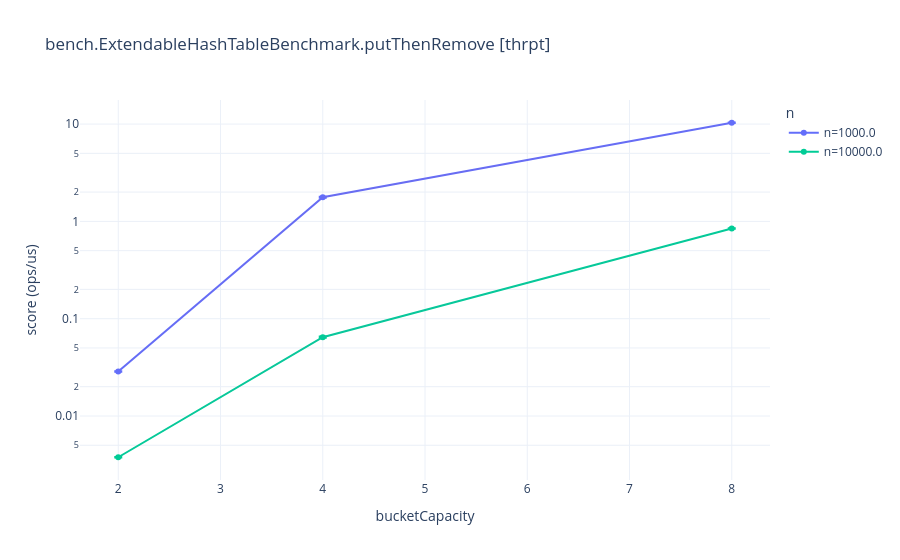

The notebook cell saved with this chart:
### Markdown cell above
### bench.ExtendableHashTableBenchmark.putThenRemove
**mode**: `thrpt`

### Code cell
g = df[(df['benchmark'] == "bench.ExtendableHashTableBenchmark.putThenRemove") & (df['mode'] == "thrpt")].copy()
fig, x_param, series_param, varying = build_chart(g, "bench.ExtendableHashTableBenchmark.putThenRemove [thrpt]")
fig.show()
table_cols = ['benchmark', 'mode'] + [c for c in param_cols if c in g.columns] + ['score', 'scoreError', 'ciLow', 'ciHigh', 'unit']
display(g[table_cols].sort_values(table_cols[:2]).reset_index(drop=True))

### Figure 1 — Plotly figure (JSON) as saved in the notebook; plotly's stock layout.template omitted (floating-point values rounded to 4 significant figures)
{"data": [{"error_y": {"array": [0.0001674, 0.02524, 0.06816], "type": "data", "visible": true}, "mode": "lines+markers", "name": "n=1000.0", "type": "scatter", "x": [2.0, 4.0, 8.0], "y": [0.02866, 1.771, 10.32]}, {"fill": "toself", "hoverinfo": "skip", "line": {"width": 0}, "mode": "lines", "opacity": 0.15, "showlegend": false, "type": "scatter", "x": [2.0, 4.0, 8.0, 8.0, 4.0, 2.0], "y": [0.02883, 1.796, 10.39, 10.25, 1.745, 0.0285]}, {"error_y": {"array": [2.103e-05, 0.0009679, 0.004286], "type": "data", "visible": true}, "mode": "lines+markers", "name": "n=10000.0", "type": "scatter", "x": [2.0, 4.0, 8.0], "y": [0.003768, 0.06453, 0.8449]}, {"fill": "toself", "hoverinfo": "skip", "line": {"width": 0}, "mode": "lines", "opacity": 0.15, "showlegend": false, "type": "scatter", "x": [2.0, 4.0, 8.0, 8.0, 4.0, 2.0], "y": [0.003789, 0.0655, 0.8492, 0.8406, 0.06356, 0.003747]}], "layout": {"legend": {"title": {"text": "n"}}, "title": {"text": "bench.ExtendableHashTableBenchmark.putThenRemove [thrpt]"}, "xaxis": {"title": {"text": "bucketCapacity"}}, "yaxis": {"title": {"text": "score (ops/us)"}, "type": "log"}}}
